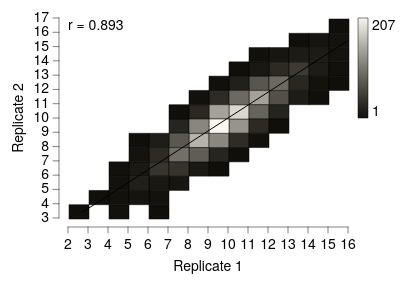

Describe this chart as a Vega-Lite specification.
### Vega-Lite specification from a JSON file in a GitHub repository (floating-point values rounded to 4 significant figures; data arrays with more than 128 entries replaced by an {"elided": "..."} marker saying what was removed)
{"background": null, "config": {"arc": {"fill": "#DBDBDB", "fillOpacity": 1.0, "innerRadius": 25.0, "padAngle": 0.03, "stroke": "black", "strokeOpacity": 1, "strokeWidth": 0.25}, "area": {"fill": "#DBDBDB", "fillOpacity": 1.0, "stroke": "black", "strokeOpacity": 1, "strokeWidth": 0.25}, "axis": {"domain": true, "domainCap": "round", "domainColor": "black", "domainWidth": 0.25, "grid": false, "gridCap": "round", "gridColor": "#F1F1F1", "gridDash": [0, 0], "gridOpacity": 1.0, "gridWidth": 0.25, "labelColor": "black", "labelFont": "Helvetica Neue, HelveticaNeue, Helvetica, Arial, sans-serif", "labelFontSize": 7, "labelFontStyle": "normal", "labelFontWeight": 400, "offset": 4.5, "ticks": true, "tickCap": "round", "tickColor": "black", "tickRound": false, "tickSize": 3, "tickWidth": 0.25, "titleColor": "black", "titleFont": "Helvetica Neue, HelveticaNeue, Helvetica, Arial, sans-serif", "titleFontSize": 7, "titleFontStyle": "normal", "titleFontWeight": 400}, "axisX": {"domain": true, "labelAlign": "center", "labelAngle": 0, "labels": true, "ticks": true, "translate": 0}, "axisY": {"domain": true, "labelAlign": "right", "labelAngle": 0, "labels": true, "ticks": true, "translate": 0}, "axisRight": {"domain": true, "labelAlign": "left", "labelAngle": 0, "labels": true, "ticks": true, "translate": 0}, "axisTop": {"domain": true, "labelAlign": "center", "labelAngle": 0, "labels": true, "ticks": true, "translate": 0}, "axisBand": {"tickOffset": 0}, "bar": {"fill": "#DBDBDB", "fillOpacity": 1.0, "stroke": "black", "strokeOpacity": 1, "strokeWidth": 0.25}, "boxplot": {"size": 9.0, "ticks": {"cornerRadius": 0.25, "fill": "black", "opacity": 1, "size": 4.5, "thickness": 0.25}, "box": {"fillOpacity": 1.0, "stroke": "black", "strokeOpacity": 1, "strokeWidth": 0.25}, "median": {"cornerRadius": 0, "fill": "black", "fillOpacity": 1.0, "opacity": 1, "size": 9.0, "thickness": 0.25}, "rule": {"fill": "black", "fillOpacity": 1.0, "size": 10.0, "stroke": "black", "strokeDash": [0, 0], "strokeOpacity": 1, "strokeWidth": 0.25}, "outliers": {"color": "black", "fill": "black", "fillOpacity": 1.0, "size": 0, "stroke": "black", "strokeOpacity": 1, "strokeWidth": 0.25}}, "circle": {"fill": "black", "fillOpacity": 1.0, "size": 1.25, "stroke": null, "strokeOpacity": 1, "strokeWidth": 0.25}, "errorband": {"band": {"fillOpacity": 0.6, "stroke": null, "strokeWidth": 0.25, "strokeOpacity": 1}, "borders": {"opacity": 0, "strokeOpacity": 0.25, "strokeWidth": 1}}, "errorbar": {"opacity": 1, "rule": {"strokeDash": [0, 0], "strokeWidth": 0.25}, "ticks": {"color": "black", "cornerRadius": 0.125, "opacity": 1, "size": 6.0, "thickness": 0.25}, "thickness": 0.25}, "font": "Helvetica Neue, HelveticaNeue, Helvetica, Arial, sans-serif", "geoshape": {"fill": "#DBDBDB", "fillOpacity": 1.0, "stroke": "black", "strokeOpacity": 1, "strokeWidth": 0.25}, "header": {"labelColor": "black", "labelFont": "Helvetica Neue, HelveticaNeue, Helvetica, Arial, sans-serif", "labelFontSize": 7, "labelFontStyle": "normal", "labelFontWeight": 400, "titleColor": "black", "titleFont": "Helvetica Neue, HelveticaNeue, Helvetica, Arial, sans-serif", "titleFontSize": 7, "titleFontStyle": "normal", "titleFontWeight": 400, "titlePadding": 0}, "legend": {"disable": false, "offset": 4.5, "titlePadding": 4, "labelOffset": 2, "gradientLabelOffset": 2, "gradientLength": 50.0, "gradientThickness": 5.0, "gradientOpacity": 1.0, "gradientStrokeColor": "black", "gradientStrokeWidth": 0.25, "labelColor": "black", "labelFont": "Helvetica Neue, HelveticaNeue, Helvetica, Arial, sans-serif", "labelFontSize": 7, "labelFontStyle": "normal", "labelFontWeight": 400, "strokeColor": "black", "strokeWidth": 0, "symbolSize": 42, "symbolStrokeColor": "black", "symbolStrokeWidth": 0.25, "titleColor": "black", "titleFont": "Helvetica Neue, HelveticaNeue, Helvetica, Arial, sans-serif", "titleFontSize": 7, "titleFontStyle": "normal", "titleFontWeight": 400}, "line": {"color": "black", "stroke": "black", "strokeCap": "butt", "strokeDash": [0, 0], "strokeOpacity": 1, "strokeWidth": 0.5}, "point": {"filled": true, "fill": "#DBDBDB", "fillOpacity": 1.0, "size": 5.0, "stroke": "black", "strokeOpacity": 1, "strokeWidth": 0.25}, "range": {"category": ["#B2B2B2", "#636363", "#4A7CD3", "#008542", "#382864", "#509F98", "#284F93", "#005226", "#A398D6", "#173633"], "diverging": {"scheme": ["#443E60", "#5F597E", "#7C759B", "#9994B6", "#B7B4CC", "#D6D5DC", "#F6F6F6", "#D1DAD9", "#A4C2BF", "#7AA9A4", "#578E89", "#37736E", "#1B5954"]}, "heatmap": {"scheme": ["#110F09", "#22201A", "#34322B", "#47453E", "#5B5951", "#706D66", "#86837B", "#9C9991", "#B2AFA7", "#CAC7BE", "#E1DED6", "#FAF7EE"]}, "ordinal": {"scheme": ["#F1F1F1", "#DBDBDB", "#C6C6C6", "#B2B2B2", "#9D9D9D", "#898989", "#767676", "#636363", "#515151", "#404040", "#2F2F2F", "#1F1F1F"]}, "ramp": {"scheme": ["#32022B", "#43044D", "#4C196E", "#4D338C", "#484DA6", "#3A68BB", "#1D83CA", "#1D9CCB", "#23B5C9", "#28CDC5", "#4DE0B4", "#91EE9F"]}}, "rule": {"color": "black", "stroke": "black", "strokeCap": "round", "strokeDash": [2, 2], "strokeOpacity": 1, "strokeWidth": 0.25}, "scale": {"bandPaddingInner": 0.1, "bandPaddingOuter": 0.1, "round": false}, "rect": {"fill": "#DBDBDB", "fillOpacity": 1.0, "stroke": "black", "strokeOpacity": 1, "strokeWidth": 0.25}, "square": {"fill": "#DBDBDB", "fillOpacity": 1.0, "size": 10.0, "stroke": "black", "strokeOpacity": 1, "strokeWidth": 0.25}, "text": {"color": "black", "font": "Helvetica Neue, HelveticaNeue, Helvetica, Arial, sans-serif", "fontSize": 7, "fontStyle": "normal", "fontWeight": 400}, "tick": {"color": "black", "cornerRadius": 0.125, "opacity": 1.0, "size": 9.0, "thickness": 0.25}, "title": {"anchor": "middle", "frame": "group", "color": "black", "font": "Helvetica Neue, HelveticaNeue, Helvetica, Arial, sans-serif", "fontSize": 7, "fontStyle": "normal", "fontWeight": 400, "subtitleColor": "black", "subtitleFont": "Helvetica Neue, HelveticaNeue, Helvetica, Arial, sans-serif", "subtitleFontSize": "Helvetica Neue, HelveticaNeue, Helvetica, Arial, sans-serif", "subtitleFontStyle": "normal", "subtitleFontWeight": 400}, "trail": {"color": "black", "opacity": 1, "size": 0.5}, "view": {"continuousWidth": 140, "continuousHeight": 100, "discreteWidth": 140, "discreteHeight": 100, "fill": null, "stroke": null, "strokeWidth": 0.25}}, "layer": [{"data": {"name": "data-c3453f9bca61042f9335852521770735"}, "mark": {"type": "rect"}, "encoding": {"color": {"aggregate": "count", "title": null, "type": "quantitative"}, "x": {"bin": {"maxbins": 24}, "field": "rep1", "title": "Replicate 1", "type": "quantitative"}, "y": {"bin": {"maxbins": 24}, "field": "rep2", "title": "Replicate 2", "type": "quantitative"}}}, {"layer": [{"data": {"name": "data-a3b76286ade9bf437b3d2203123b9ea2"}, "mark": {"type": "line"}, "encoding": {"x": {"field": "rep1", "type": "quantitative"}, "y": {"field": "rep2", "type": "quantitative"}}}, {"data": {"values": [{"__dysonsphere__": 1}]}, "mark": {"type": "text", "align": "left", "angle": 0, "baseline": "top", "dx": 0, "dy": 0, "fontSize": 7, "opacity": 1.0}, "encoding": {"text": {"value": "r = 0.893"}, "x": {"value": 0}, "y": {"value": 0}}}], "name": "__dysonsphere_3cd12293868eb54c_41"}], "$schema": "https://vega.github.io/schema/vega-lite/v6.4.1.json", "datasets": {"data-c3453f9bca61042f9335852521770735": {"elided": "2500 records"}, "data-a3b76286ade9bf437b3d2203123b9ea2": [{"rep1": 2.678, "rep2": 3.369, "__dysonsphere__": 1}, {"rep1": 15.98, "rep2": 15.4, "__dysonsphere__": 1}]}}
